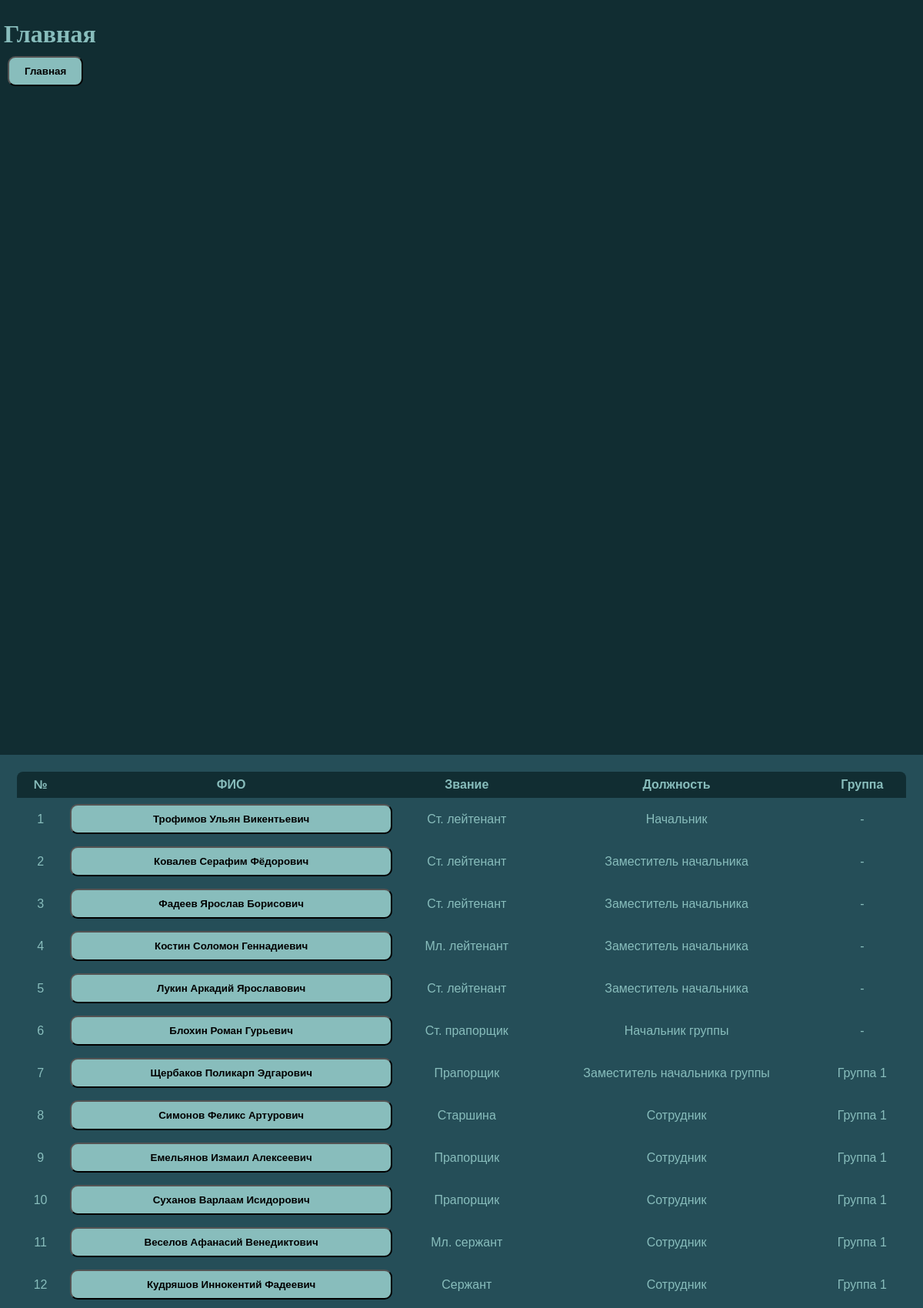
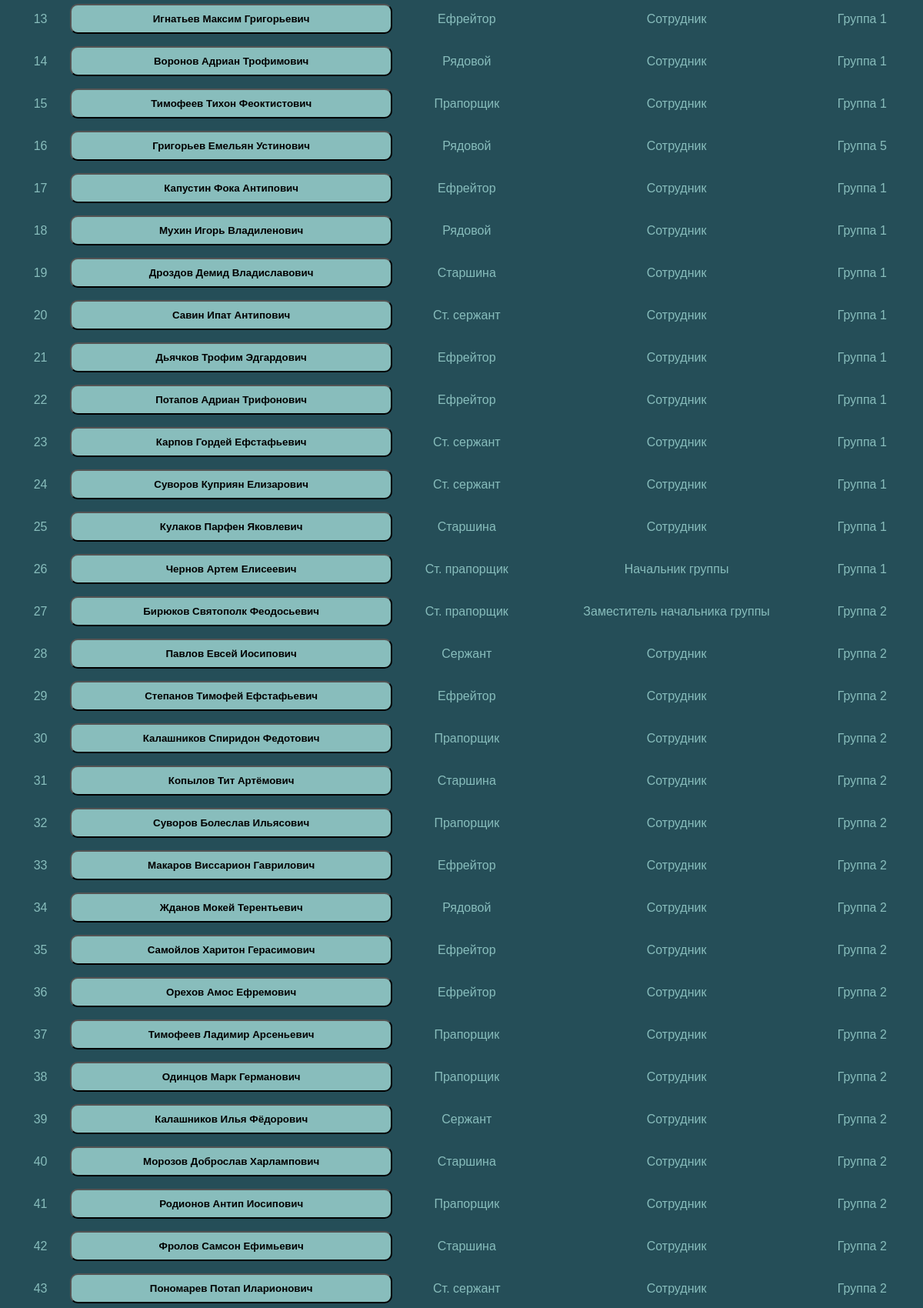
The page / (upper part) on the database its author committed (2 pictures, top to bottom).
### main/models.py (models this page shows)
class Employee(models.Model):
    name = models.CharField(max_length=20)
    second_name = models.CharField(max_length=20)
    third_name = models.CharField(max_length=20)
    rank = models.ForeignKey(Rank, on_delete=models.DO_NOTHING)
    post = models.ForeignKey(Post, on_delete=models.DO_NOTHING)
    b_day = models.DateField()
    personal_num = models.CharField(max_length=4)
    phone_number = models.CharField(max_length=12)
    address = models.CharField(max_length=20)
    group_num = models.CharField(max_length=10)
    family_status = models.CharField(max_length=10)
    place_of_bd = models.CharField(max_length=20)
    appointment_order_num = models.CharField(max_length=10)
    appointment_order_date = models.DateField()

class Rank(models.Model):
    rank_name = models.CharField(max_length=20)
    salary = models.CharField(max_length=10)

class Post(models.Model):
    post_name = models.CharField(max_length=20)
    rank = models.ForeignKey(Rank, on_delete=models.DO_NOTHING)
    salary = models.CharField(max_length=10)

### main/views.py (the view)
# urls.py: path("", views.index),
def index(request):
    employees = Employee.objects.all()
    return render(request, "index.html", {'data':employees})

### main/templates/index.html (shortened to what this page needs)
{% extends "base.html" %}
{% block header %}Главная{% endblock header %}
{% block content %}
    <div>
        <table id ='my_table' class="resizable">
                <tr>
                    <th onclick="sortNumberColumn(0)">№</th>
                    <th onclick="sortStringColumn(1)">ФИО</th>
                    <th onclick="sortStringColumn(2)">Звание</th>
                    <th onclick="sortStringColumn(3)">Должность</th>
                    <th onclick="sortStringColumn(4)">Группа</th>
                </tr>
                {%for employee in data%}
                <tr>
                    <td>{{employee.id}}</td>
                    <td>
                        <form action='person' method='POST'>
                            <button name='employee_id' value="{{employee.id}}">
                                {{employee.second_name}} {{employee.name}} {{employee.third_name}}
                            </button>
                        </form>
                    </td>
                    <td>{{employee.rank.rank_name}}</td>
                    <td>{{employee.post.post_name}}</td>
                    <td>{{employee.group_num}}</td>
                </tr>
                {% endfor %}
        </table>
    </div>
{% endblock content %}

### main/templates/base.html (shortened to what this page needs)
<!DOCTYPE html>
{% load static %}
<html lang="en">
    <head>
        <link rel="stylesheet" href="{% static "css/styles.css" %}" />
    </head>
<body>
    <header>
        <h1 style="margin-bottom: 5px;">{% block header %}{% endblock header %}</h1>
        <nav>
            <div class="button-container">
                <form action="/">
                    <button>Главная</button>
                </form>
            </div>
        </nav>
    </header>
    <main>
        <div>
        {% block content%}{% endblock content %}
        </div>
    </main>
</body>
</html>

### main/static/css/styles.css (style rules this page uses)
body { background-color: #254E58; display: flex; justify-content: center; align-items: center; }
p, h1, h2, h3, h4, h5, h6, ul, ol, li { color: #88BDBC; border-radius: 5px; padding: 5px; }
header h1, nav a { color: #88BDBC; border-radius: 10px; padding: 5px; }
header { height: 15%; background-color: #112D32; position: fixed; top: 0; left: 0; right: 0; }
main { overflow-y: auto; padding: 20px; position: fixed; top: 15%; left: 0; right: 0; bottom: 0; }
table { color: #88BDBC; width: 100%; border-collapse: collapse; font-family: Arial, sans-serif; border-radius: 10px; overflow: hidden; border: 2px solid black; }
table th, table td { width: auto; padding: 8px; text-align: center; height: 15%; }
table th { color: #88BDBC; background-color: #112D32; font-weight: bold; cursor: pointer; }
button, input { background-color: #88BDBC; color: rgb(0, 0, 0); border-radius: 10px; padding: 10px 20px; font-weight: bold; }
header button { width: auto; margin-left: 10px; }
.button-container { display: flex; }
td button { width: 100%; }

### rows shown on the page
Employee: id "1", second_name "Трофимов", name "Ульян", third_name "Викентьевич", rank.rank_name "Ст. лейтенант", post.post_name "Начальник", group_num "-"
Employee: id "2", second_name "Ковалев", name "Серафим", third_name "Фёдорович", rank.rank_name "Ст. лейтенант", post.post_name "Заместитель начальника", group_num "-"
Employee: id "3", second_name "Фадеев", name "Ярослав", third_name "Борисович", rank.rank_name "Ст. лейтенант", post.post_name "Заместитель начальника", group_num "-"
Employee: id "4", second_name "Костин", name "Соломон", third_name "Геннадиевич", rank.rank_name "Мл. лейтенант", post.post_name "Заместитель начальника", group_num "-"
Employee: id "5", second_name "Лукин", name "Аркадий", third_name "Ярославович", rank.rank_name "Ст. лейтенант", post.post_name "Заместитель начальника", group_num "-"
Employee: id "6", second_name "Блохин", name "Роман", third_name "Гурьевич", rank.rank_name "Ст. прапорщик", post.post_name "Начальник группы", group_num "-"
Employee: id "7", second_name "Щербаков", name "Поликарп", third_name "Эдгарович", rank.rank_name "Прапорщик", post.post_name "Заместитель начальника группы", group_num "Группа 1"
Employee: id "8", second_name "Симонов", name "Феликс", third_name "Артурович", rank.rank_name "Старшина", post.post_name "Сотрудник", group_num "Группа 1"
Employee: id "9", second_name "Емельянов", name "Измаил", third_name "Алексеевич", rank.rank_name "Прапорщик", post.post_name "Сотрудник", group_num "Группа 1"
Employee: id "10", second_name "Суханов", name "Варлаам", third_name "Исидорович", rank.rank_name "Прапорщик", post.post_name "Сотрудник", group_num "Группа 1"
Employee: id "11", second_name "Веселов", name "Афанасий", third_name "Венедиктович", rank.rank_name "Мл. сержант", post.post_name "Сотрудник", group_num "Группа 1"
Employee: id "12", second_name "Кудряшов", name "Иннокентий", third_name "Фадеевич", rank.rank_name "Сержант", post.post_name "Сотрудник", group_num "Группа 1"
Employee: id "13", second_name "Игнатьев", name "Максим", third_name "Григорьевич", rank.rank_name "Ефрейтор", post.post_name "Сотрудник", group_num "Группа 1"
Employee: id "14", second_name "Воронов", name "Адриан", third_name "Трофимович", rank.rank_name "Рядовой", post.post_name "Сотрудник", group_num "Группа 1"
Employee: id "15", second_name "Тимофеев", name "Тихон", third_name "Феоктистович", rank.rank_name "Прапорщик", post.post_name "Сотрудник", group_num "Группа 1"
Employee: id "16", second_name "Григорьев", name "Емельян", third_name "Устинович", rank.rank_name "Рядовой", post.post_name "Сотрудник", group_num "Группа 5"
Employee: id "17", second_name "Капустин", name "Фока", third_name "Антипович", rank.rank_name "Ефрейтор", post.post_name "Сотрудник", group_num "Группа 1"
Employee: id "18", second_name "Мухин", name "Игорь", third_name "Владиленович", rank.rank_name "Рядовой", post.post_name "Сотрудник", group_num "Группа 1"
Employee: id "19", second_name "Дроздов", name "Демид", third_name "Владиславович", rank.rank_name "Старшина", post.post_name "Сотрудник", group_num "Группа 1"
Employee: id "20", second_name "Савин", name "Ипат", third_name "Антипович", rank.rank_name "Ст. сержант", post.post_name "Сотрудник", group_num "Группа 1"
Employee: id "21", second_name "Дьячков", name "Трофим", third_name "Эдгардович", rank.rank_name "Ефрейтор", post.post_name "Сотрудник", group_num "Группа 1"
Employee: id "22", second_name "Потапов", name "Адриан", third_name "Трифонович", rank.rank_name "Ефрейтор", post.post_name "Сотрудник", group_num "Группа 1"
Employee: id "23", second_name "Карпов", name "Гордей", third_name "Ефстафьевич", rank.rank_name "Ст. сержант", post.post_name "Сотрудник", group_num "Группа 1"
Employee: id "24", second_name "Суворов", name "Куприян", third_name "Елизарович", rank.rank_name "Ст. сержант", post.post_name "Сотрудник", group_num "Группа 1"
Employee: id "25", second_name "Кулаков", name "Парфен", third_name "Яковлевич", rank.rank_name "Старшина", post.post_name "Сотрудник", group_num "Группа 1"
Employee: id "26", second_name "Чернов", name "Артем", third_name "Елисеевич", rank.rank_name "Ст. прапорщик", post.post_name "Начальник группы", group_num "Группа 1"
Employee: id "27", second_name "Бирюков", name "Святополк", third_name "Феодосьевич", rank.rank_name "Ст. прапорщик", post.post_name "Заместитель начальника группы", group_num "Группа 2"
Employee: id "28", second_name "Павлов", name "Евсей", third_name "Иосипович", rank.rank_name "Сержант", post.post_name "Сотрудник", group_num "Группа 2"
Employee: id "29", second_name "Степанов", name "Тимофей", third_name "Ефстафьевич", rank.rank_name "Ефрейтор", post.post_name "Сотрудник", group_num "Группа 2"
Employee: id "30", second_name "Калашников", name "Спиридон", third_name "Федотович", rank.rank_name "Прапорщик", post.post_name "Сотрудник", group_num "Группа 2"
Employee: id "31", second_name "Копылов", name "Тит", third_name "Артёмович", rank.rank_name "Старшина", post.post_name "Сотрудник", group_num "Группа 2"
Employee: id "32", second_name "Суворов", name "Болеслав", third_name "Ильясович", rank.rank_name "Прапорщик", post.post_name "Сотрудник", group_num "Группа 2"
Employee: id "33", second_name "Макаров", name "Виссарион", third_name "Гаврилович", rank.rank_name "Ефрейтор", post.post_name "Сотрудник", group_num "Группа 2"
Employee: id "34", second_name "Жданов", name "Мокей", third_name "Терентьевич", rank.rank_name "Рядовой", post.post_name "Сотрудник", group_num "Группа 2"
Employee: id "35", second_name "Самойлов", name "Харитон", third_name "Герасимович", rank.rank_name "Ефрейтор", post.post_name "Сотрудник", group_num "Группа 2"
Employee: id "36", second_name "Орехов", name "Амос", third_name "Ефремович", rank.rank_name "Ефрейтор", post.post_name "Сотрудник", group_num "Группа 2"
Employee: id "37", second_name "Тимофеев", name "Ладимир", third_name "Арсеньевич", rank.rank_name "Прапорщик", post.post_name "Сотрудник", group_num "Группа 2"
Employee: id "38", second_name "Одинцов", name "Марк", third_name "Германович", rank.rank_name "Прапорщик", post.post_name "Сотрудник", group_num "Группа 2"
Employee: id "39", second_name "Калашников", name "Илья", third_name "Фёдорович", rank.rank_name "Сержант", post.post_name "Сотрудник", group_num "Группа 2"
Employee: id "40", second_name "Морозов", name "Доброслав", third_name "Харлампович", rank.rank_name "Старшина", post.post_name "Сотрудник", group_num "Группа 2"
Employee: id "41", second_name "Родионов", name "Антип", third_name "Иосипович", rank.rank_name "Прапорщик", post.post_name "Сотрудник", group_num "Группа 2"
Employee: id "42", second_name "Фролов", name "Самсон", third_name "Ефимьевич", rank.rank_name "Старшина", post.post_name "Сотрудник", group_num "Группа 2"
Employee: id "43", second_name "Пономарев", name "Потап", third_name "Иларионович", rank.rank_name "Ст. сержант", post.post_name "Сотрудник", group_num "Группа 2"
